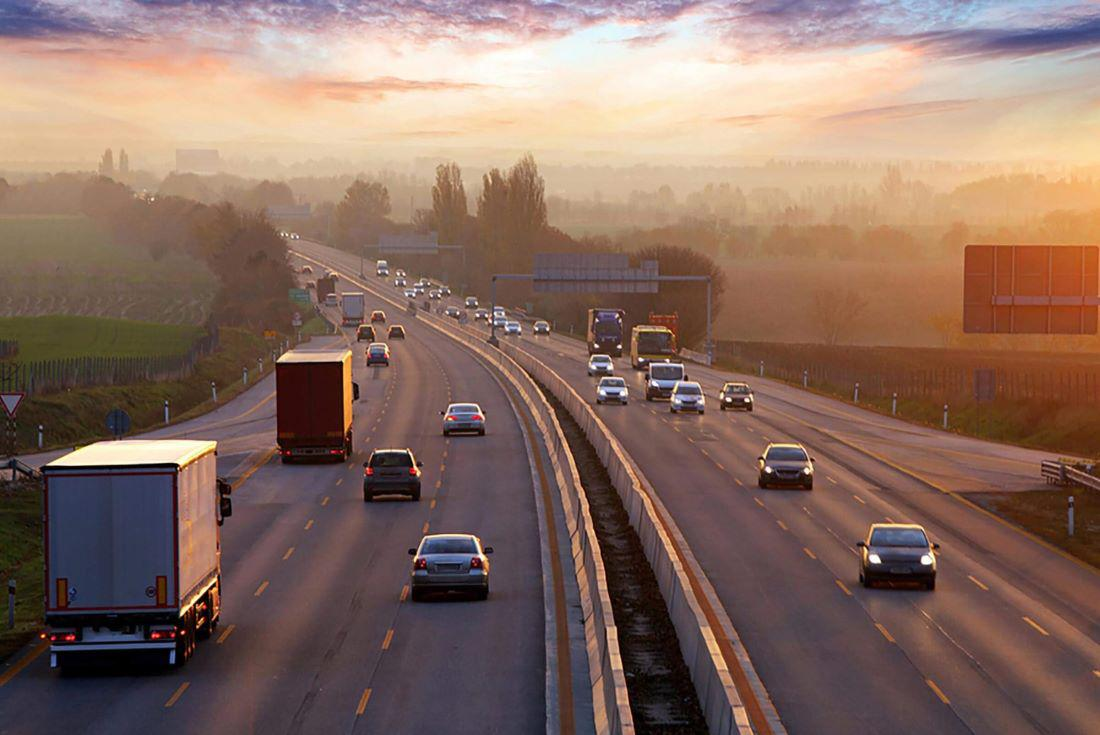
#> input picture image.jpg, 1100 x 735 px
$ jupyter execute 'image processing.ipynb'
#> lines starting #> are read from the running program, lines starting #| are printed output that depends on the picture; after the words box and inside, x2 and y2 are one past the last pixel; in counts of white or black regions, pixels touching at a corner belong together
image resizing

[cell 1]
# Import the necessary libraries
import cv2
import numpy as np
import matplotlib.pyplot as plt

# Load the image
image = cv2.imread('image.jpg')
#> image is the input picture: shape (735, 1100, 3); mean B, G, R 98.3, 109.4, 136.2

# Convert BGR image to RGB
image_rgb = cv2.cvtColor(image, cv2.COLOR_BGR2RGB)

# Define the scale factor
# Increase the size by 3 times
scale_factor_1 = 3.0
# Decrease the size by 3 times
scale_factor_2 = 1/3.0

# Get the original image dimensions
height, width = image_rgb.shape[:2]
#> height = 735; width = 1100

# Calculate the new image dimensions
new_height = int(height * scale_factor_1)
#> new_height = 2205
new_width = int(width * scale_factor_1)
#> new_width = 3300

# Resize the image
zoomed_image = cv2.resize(src =image_rgb,
                          dsize=(new_width, new_height),
                          interpolation=cv2.INTER_CUBIC)

# Calculate the new image dimensions
new_height1 = int(height * scale_factor_2)
#> new_height1 = 245
new_width1 = int(width * scale_factor_2)
#> new_width1 = 366

# Scaled image
scaled_image = cv2.resize(src= image_rgb,
                          dsize =(new_width1, new_height1),
                          interpolation=cv2.INTER_AREA)

# Create subplots
fig, axs = plt.subplots(1, 3, figsize=(10, 4))

# Plot the original image
axs[0].imshow(image_rgb)
axs[0].set_title('Original Image Shape:'+str(image_rgb.shape))

# Plot the Zoomed Image
axs[1].imshow(zoomed_image)
axs[1].set_title('Zoomed Image Shape:'+str(zoomed_image.shape))

# Plot the Scaled Image
axs[2].imshow(scaled_image)
axs[2].set_title('Scaled Image Shape:'+str(scaled_image.shape))

# Remove ticks from the subplots
for ax in axs:
    ax.set_xticks([])
    ax.set_yticks([])

# Display the subplots
plt.tight_layout()
plt.show()

image rotate

[cell 2]
import cv2
import matplotlib.pyplot as plt

img = cv2.imread('image.jpg')

image_rgb = cv2.cvtColor(img, cv2.COLOR_BGR2RGB)

center = (image_rgb.shape[1]//2, image_rgb.shape[0]//2)
#> center = (550, 367)
print("center :", center)
#| center : (550, 367)

angle=30
scale=1

rotation_matrix = cv2.getRotationMatrix2D(center, angle, scale)

rotated_image = cv2.warpAffine(image_rgb, rotation_matrix, (img.shape[1], img.shape[0]))
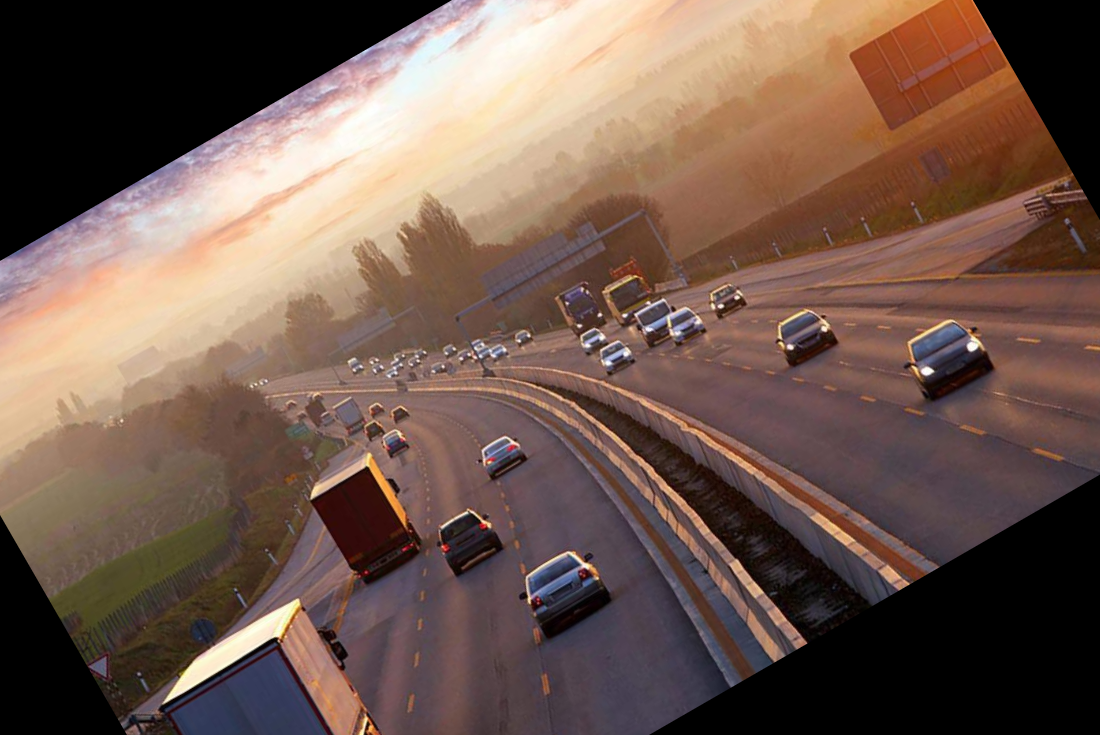
#> rotated_image: shape (735, 1100, 3); mean R, G, B 112.2, 88.8, 78.4

fig, axs = plt.subplots(1,2,figsize=(7,4))

# Plot the original image
axs[0].imshow(image_rgb)
axs[0].set_title('Original Image')

# Plot the Rotated image
axs[1].imshow(rotated_image)
axs[1].set_title('Image Rotation')

# Remove ticks from the subplots
for ax in axs:
    ax.set_xticks([])
    ax.set_yticks([])

# Display the subplots
plt.tight_layout()
plt.show()

image translation

[cell 3]
import cv2
import matplotlib.pyplot as plt
import numpy as np

img = cv2.imread('image.jpg')

image_rgb = cv2.cvtColor(img, cv2.COLOR_BGR2RGB)

width = image_rgb.shape[1]
height = image_rgb.shape[0]

tx = 100
ty = 70

translation_matrix = np.array([[1, 0, tx], [0, 1, ty]],dtype=np.float32)

translated_image = cv2.warpAffine(image_rgb, translation_matrix, (width, height))
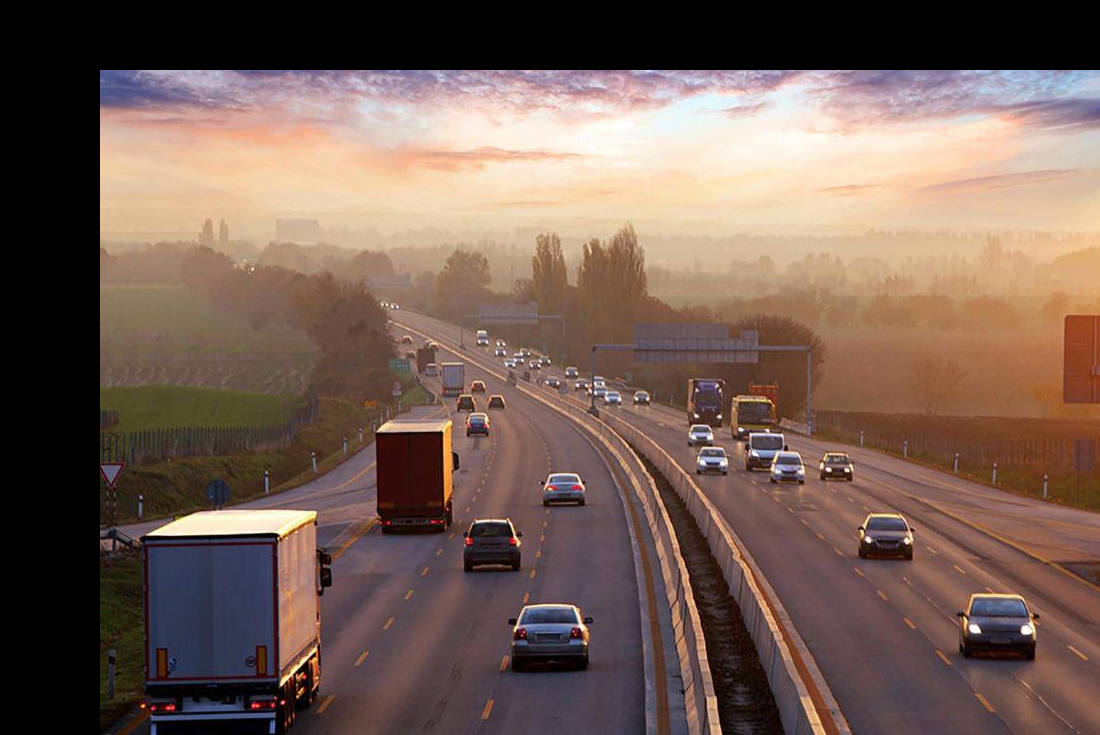
#> translated_image: shape (735, 1100, 3); mean R, G, B 116.7, 94.9, 85.2

fig, axs = plt.subplots(1,2,figsize=(7,4))

# Plot the original image
axs[0].imshow(image_rgb)
axs[0].set_title('Original Image')

# Plot the transalted image
axs[1].imshow(translated_image)
axs[1].set_title('Image Translation')

# Remove ticks from the subplots
for ax in axs:
    ax.set_xticks([])
    ax.set_yticks([])

# Display the subplots
plt.tight_layout()
plt.show()

Sheared Image

[cell 4]
# Import the necessary Libraries
import cv2
import numpy as np
import matplotlib.pyplot as plt

# Load the image
image = cv2.imread('image.jpg')

# Convert BGR image to RGB
image_rgb = cv2.cvtColor(image, cv2.COLOR_BGR2RGB)

# Image shape along X and Y
width = image_rgb.shape[1]
height = image_rgb.shape[0]

# Define the Shearing factor
shearX = -0.15
shearY = 0

# Define the Transformation matrix for shearing
transformation_matrix = np.array([[1, shearX, 0],
                                  [0, 1, shearY]], dtype=np.float32)
# Apply shearing
sheared_image = cv2.warpAffine(image_rgb, transformation_matrix, (width, height))

# Create subplots
fig, axs = plt.subplots(1, 2, figsize=(7, 4))

# Plot the original image
axs[0].imshow(image_rgb)
axs[0].set_title('Original Image')

# Plot the Sheared image
axs[1].imshow(sheared_image)
axs[1].set_title('Sheared image')

# Remove ticks from the subplots
for ax in axs:
    ax.set_xticks([])
    ax.set_yticks([])

# Display the subplots
plt.tight_layout()
plt.show()

image normalization

[cell 5]
# Import the necessary Libraries
import cv2
import numpy as np
import matplotlib.pyplot as plt

# Load the image
image = cv2.imread('image.jpg')

# Convert BGR image to RGB
image_rgb = cv2.cvtColor(image, cv2.COLOR_BGR2RGB)

# Split the image into channels
b, g, r = cv2.split(image_rgb)
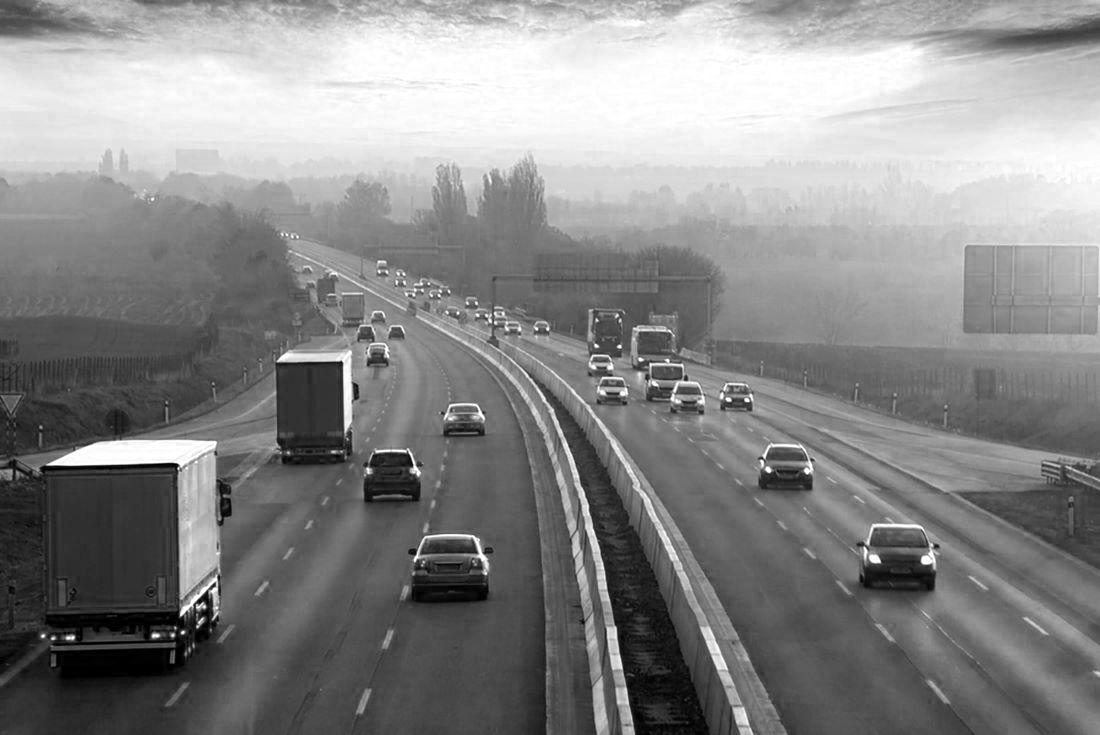
#> b: shape (735, 1100); min 0, max 255, mean 136.2

# Normalization parameter
min_value = 0
max_value = 1
norm_type = cv2.NORM_MINMAX

# Normalize each channel
b_normalized = cv2.normalize(b.astype('float'), None, min_value, max_value, norm_type)
g_normalized = cv2.normalize(g.astype('float'), None, min_value, max_value, norm_type)
r_normalized = cv2.normalize(r.astype('float'), None, min_value, max_value, norm_type)

# Merge the normalized channels back into an image
normalized_image = cv2.merge((b_normalized, g_normalized, r_normalized))
# Normalized image
print(normalized_image[:,:,0])
#> (printed output is left out)

plt.imshow(normalized_image)
plt.xticks([])
plt.yticks([])
plt.title('Normalized Image')
plt.show()

edge detection of Image

[cell 6]
# Import the necessary Libraries
import cv2
import numpy as np
import matplotlib.pyplot as plt

# Read image from disk.
img = cv2.imread('image.jpg')
# Convert BGR image to RGB
image_rgb = cv2.cvtColor(img, cv2.COLOR_BGR2RGB)

# Apply Canny edge detection
edges = cv2.Canny(image=image_rgb, threshold1=0, threshold2=1000)
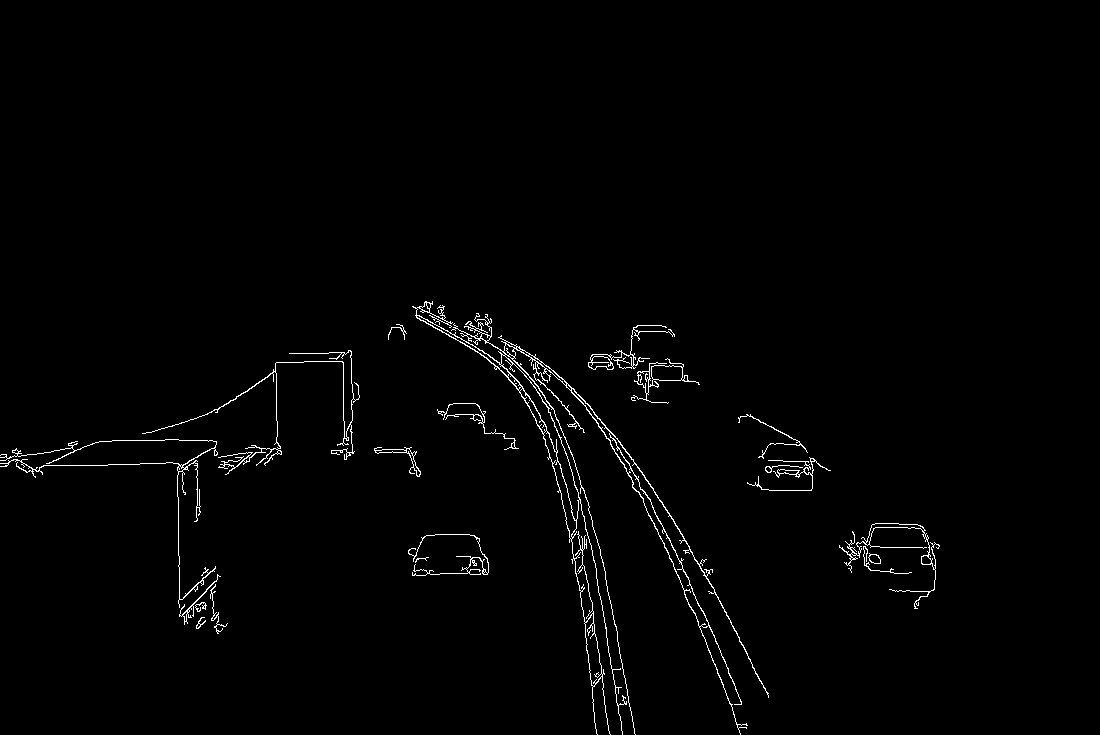
#> edges: shape (735, 1100); 1.3% white in thin lines or dots, all inside (x1, y1, x2, y2) = (0, 301, 940, 735)

# Create subplots
fig, axs = plt.subplots(1, 2, figsize=(7, 4))

# Plot the original image
axs[0].imshow(image_rgb)
axs[0].set_title('Original Image')

# Plot the blurred image
axs[1].imshow(edges)
axs[1].set_title('Image edges')

# Remove ticks from the subplots
for ax in axs:
    ax.set_xticks([])
    ax.set_yticks([])

# Display the subplots
plt.tight_layout()
plt.show()

Image Bluring

[cell 7]
import cv2
import numpy as np
import matplotlib.pyplot as plt

image = cv2.imread('image.jpg')

image_rgb = cv2.cvtColor(image, cv2.COLOR_BGR2RGB)

blurred = cv2.GaussianBlur(image,(9,9),0)

blurred_rgb = cv2.cvtColor(blurred, cv2.COLOR_BGR2RGB)

fig, axs = plt.subplots(1, 2, figsize=(7,4))

axs# Plot the original image
axs[0].imshow(image_rgb)
axs[0].set_title('Original Image')

# Plot the blurred image
axs[1].imshow(blurred_rgb)
axs[1].set_title('Blurred Image')

# Remove ticks from the subplots
for ax in axs:
    ax.set_xticks([])
    ax.set_yticks([])

# Display the subplots
plt.tight_layout()
plt.show()

Morphological Image Processing

[cell 8]
# Import the necessary Libraries
import cv2
import numpy as np
import matplotlib.pyplot as plt

# Load the image
image = cv2.imread('image.jpg')

# Convert BGR image to gray
image_gray = cv2.cvtColor(image, cv2.COLOR_BGR2GRAY)

cv2.imshow('Image', image_gray)
cv2.waitKey(0)

# Create a structuring element
kernel = np.ones((3, 3), np.uint8)

# Perform dilation
dilated = cv2.dilate(image_gray, kernel, iterations=2)

# Perform erosion
eroded = cv2.erode(image_gray, kernel, iterations=2)
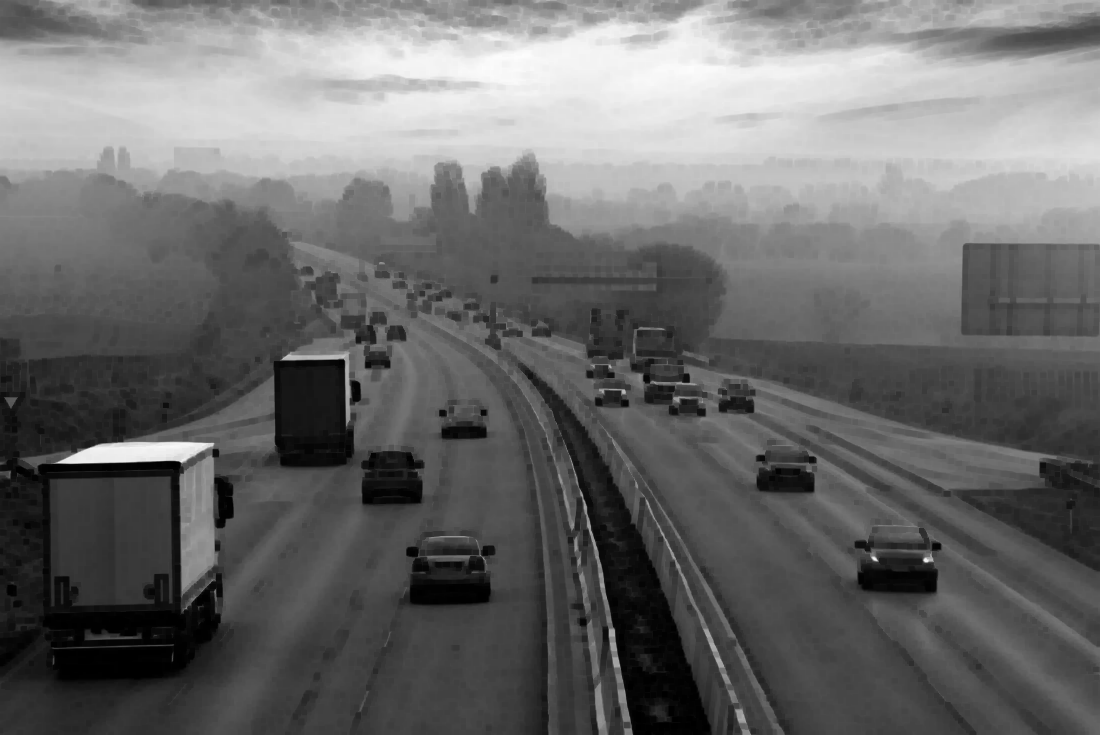
#> eroded: shape (735, 1100); min 0, max 253, mean 106.8

# Perform opening (erosion followed by dilation)
opening = cv2.morphologyEx(image_gray, cv2.MORPH_OPEN, kernel)

# Perform closing (dilation followed by erosion)
closing = cv2.morphologyEx(image_gray, cv2.MORPH_CLOSE, kernel)

# Create subplots
fig, axs = plt.subplots(2, 2, figsize=(7, 7))

# Plot the Dilated Image
axs[0,0].imshow(dilated, cmap='Greys')
axs[0,0].set_title('Dilated Image')
axs[0,0].set_xticks([])
axs[0,0].set_yticks([])

# Plot the Eroded Image
axs[0,1].imshow(eroded, cmap='Greys')
axs[0,1].set_title('Eroded Image')
axs[0,1].set_xticks([])
axs[0,1].set_yticks([])

# Plot the opening (erosion followed by dilation)
axs[1,0].imshow(opening, cmap='Greys')
axs[1,0].set_title('Opening')
axs[1,0].set_xticks([])
axs[1,0].set_yticks([])

# Plot the closing (dilation followed by erosion)
axs[1,1].imshow(closing, cmap='Greys')
axs[1,1].set_title('Closing')
axs[1,1].set_xticks([])
axs[1,1].set_yticks([])

# Display the subplots
plt.tight_layout()
plt.show()
